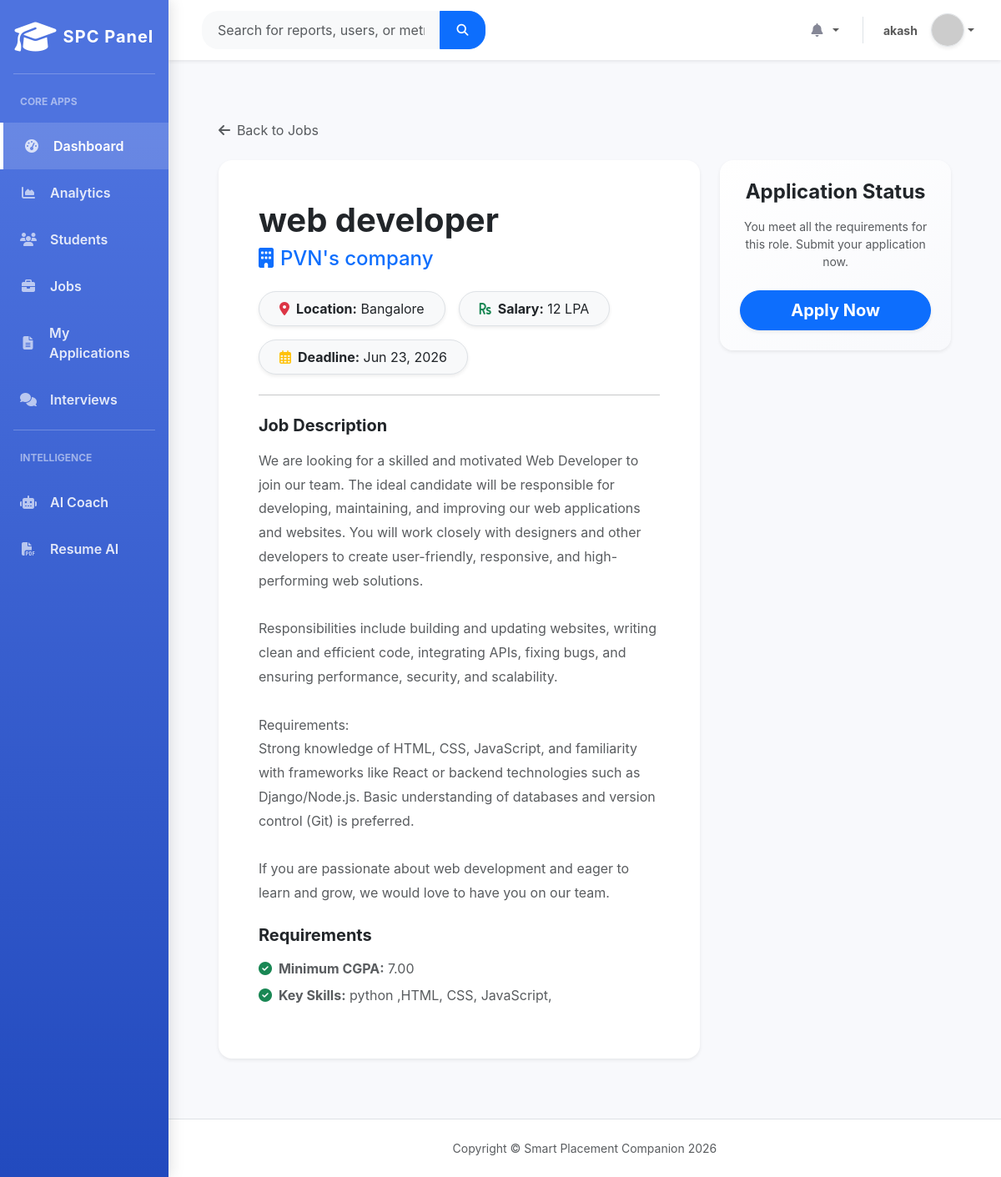
Screenshot of /students/jobs/1/ (signed in) with the database file from the repository.
### students/models.py (models this page shows, shortened)
class Job(models.Model):
    title = models.CharField(max_length=150)
    company = models.CharField(max_length=150)
    description = models.TextField()
    required_cgpa = models.DecimalField(max_digits=4, decimal_places=2, default=0.00)
    required_skills = models.TextField(help_text="Comma separated skills")
    location = models.CharField(max_length=200, blank=True)
    salary = models.CharField(max_length=100, blank=True)
    deadline = models.DateField()
    created_at = models.DateTimeField(auto_now_add=True)

### students/views.py (the view)
# urls.py: path('jobs/<int:job_id>/', views.job_detail, name='job_detail'),
@login_required
def job_detail(request, job_id):
    job = get_object_or_404(Job, id=job_id)
    student = None
    has_applied = False
    is_eligible = True
    has_profile = hasattr(request.user, 'profile')
    user_role = request.user.profile.role if has_profile else ''
    if user_role == 'student' and hasattr(request.user, 'student'):
        student = request.user.student
        has_applied = Application.objects.filter(student=student, job=job).exists()
        if float(student.cgpa) < float(job.required_cgpa):
            is_eligible = False
    applications = job.applications.all() if getattr(request.user, 'is_superuser', False) or user_role in ['admin', 'officer'] else None
    return render(request, 'jobs/job_detail.html', {
        'job': job,
        'has_applied': has_applied,
        'is_eligible': is_eligible,
        'student': student,
        'applications': applications
    })

### students/models.py (called while the page is built)
    @property
    def unread_notifications_count(self):
        return self.user.notifications.filter(is_read=False).count()

### templates/jobs/job_detail.html (shortened to what this page needs)
{% extends 'base.html' %}
{% block content %}
<div class="container fade-in-up mt-4">
    <a href="{% url 'students:job_list' %}" class="text-decoration-none text-muted mb-4 d-inline-block"><i class="fas fa-arrow-left me-2"></i>Back to Jobs</a>
    <div class="row g-4 mb-5">
        <div class="col-lg-8">
            <div class="card border-0 shadow-sm rounded-4 h-100">
                <div class="card-body p-4 p-md-5">
                    <div class="d-flex justify-content-between align-items-start mb-2">
                        <h1 class="fw-bold text-dark display-6 mb-0">{{ job.title }}</h1>
                    </div>
                    <h4 class="text-primary mb-4"><i class="fas fa-building me-2"></i>{{ job.company }}</h4>
                    <div class="d-flex flex-wrap gap-3 mb-4">
                        <div class="bg-light rounded-pill px-4 py-2 border shadow-sm">
                            <i class="fas fa-map-marker-alt text-danger me-2"></i><strong>Location:</strong> {{ job.location|default:"Not specified" }}
                        </div>
                        <div class="bg-light rounded-pill px-4 py-2 border shadow-sm">
                            <i class="fas fa-rupee-sign text-success me-2"></i><strong>Salary:</strong> {{ job.salary|default:"DOE" }}
                        </div>
                        <div class="bg-light rounded-pill px-4 py-2 border shadow-sm">
                            <i class="far fa-calendar-alt text-warning me-2"></i><strong>Deadline:</strong> {{ job.deadline|date:"M d, Y" }}
                        </div>
                    </div>
                    <hr class="my-4 opacity-10">
                    <h5 class="fw-bold mb-3">Job Description</h5>
                    <p class="text-muted" style="line-height: 1.8; white-space: pre-wrap;">{{ job.description }}</p>
                    <h5 class="fw-bold mt-4 mb-3">Requirements</h5>
                    <ul class="list-unstyled text-muted">
                        <li class="mb-2"><i class="fas fa-check-circle text-success me-2"></i><strong>Minimum CGPA:</strong> {{ job.required_cgpa }}</li>
                        <li class="mb-2"><i class="fas fa-check-circle text-success me-2"></i><strong>Key Skills:</strong> {{ job.required_skills }}</li>
                    </ul>
                </div>
            </div>
        </div>
        <div class="col-lg-4">
            <div class="card border-0 shadow-sm rounded-4 mb-4" style="background: linear-gradient(145deg, #ffffff 0%, #f8f9fc 100%);">
                <div class="card-body p-4 text-center">
                    <h4 class="fw-bold mb-3">Application Status</h4>
                    {% if request.user.profile.role == 'student' %}
                        {% if has_applied %}
                            <div class="alert alert-success border-0 rounded-3 mb-0">
                                <i class="fas fa-check-circle fa-2x mb-2 d-block"></i>
                                <span class="fw-bold">Already Applied</span><br>
                                <small>You have successfully submitted your application for this role.</small>
                            </div>
                        {% elif not is_eligible %}
                            <div class="alert alert-danger border-0 rounded-3 mb-0">
                                <i class="fas fa-times-circle fa-2x mb-2 d-block"></i>
                                <span class="fw-bold">Not Eligible</span><br>
                                <small>Your CGPA is below the minimum required {{ job.required_cgpa }}. Keep working hard!</small>
                            </div>
                        {% else %}
                            <p class="text-muted small mb-4">You meet all the requirements for this role. Submit your application now.</p>
                            <form method="POST" action="{% url 'students:apply_job' job.id %}">
                                <button type="submit" class="btn btn-primary btn-lg w-100 rounded-pill fw-bold shadow-sm">Apply Now</button>
                            </form>
                        {% endif %}
                    {% else %}
                        <div class="alert alert-info border-0 rounded-3 mb-0">
                            <i class="fas fa-info-circle mb-2 d-block fa-2x"></i>
                            <span class="fw-bold">Staff View</span><br>
                            <small>As a staff member, your view is read-only.</small>
                        </div>
                    {% endif %}
                </div>
            </div>
        </div>
    </div>
</div>
{% endblock %}

### templates/includes/navbar.html (shortened to what this page needs)
<nav class="navbar navbar-expand w-100 navbar-light bg-white topbar mb-4 static-top shadow-sm px-4 d-flex justify-content-between">
    <form class="d-none d-sm-inline-block form-inline me-auto ms-md-3 my-2 my-md-0 mw-100 navbar-search">
        <div class="input-group">
            <input type="text" class="form-control bg-light border-0 small" placeholder="Search for reports, users, or metrics..." aria-label="Search" style="border-radius: 20px 0 0 20px; padding: 0.6rem 1.2rem;">
            <button class="btn btn-primary" type="button" style="border-radius: 0 20px 20px 0; padding: 0.6rem 1.2rem;">
                <i class="fas fa-search fa-sm"></i>
            </button>
        </div>
    </form>
    <ul class="navbar-nav ms-auto align-items-center">
        <li class="nav-item dropdown no-arrow mx-1">
            <a class="nav-link dropdown-toggle" href="#" id="alertsDropdown" role="button" data-bs-toggle="dropdown">
                <i class="fas fa-bell fa-fw text-gray-400"></i>
            </a>
        </li>
        <li class="nav-item dropdown no-arrow d-flex align-items-center">
            <a class="nav-link dropdown-toggle d-flex align-items-center" href="#" id="userDropdown" role="button" data-bs-toggle="dropdown">
                <span class="me-3 d-none d-lg-inline text-gray-600 small fw-bold">{{ user.username|default:"Active User" }}</span>
                <img class="img-profile rounded-circle shadow-sm border" src="https://ui-avatars.com/api/?name={{ user.username|default:'Active+User' }}&background=4e73df&color=fff&bold=true" style="width: 2.5rem; height: 2.5rem;">
            </a>
        </li>
    </ul>
</nav>

### templates/base.html (style rules this page uses)
:root { --sidebar-width: 250px; --primary-color: #4e73df; --bg-light: #f8f9fc; --text-gray-400: #d1d3e2; --text-gray-800: #5a5c69; }
body { font-family: 'Inter', -apple-system, BlinkMacSystemFont, "Segoe UI", Roboto, "Helvetica Neue", Arial, sans-serif; background-color: var(--bg-light); overflow-x: hidden; color: var(--text-gray-800); }
.text-gray-400 { color: #858796 !important; }
.card { border: none; border-radius: 0.75rem; box-shadow: 0 0.15rem 1.75rem 0 rgba(58, 59, 69, 0.1); transition: transform 0.2s ease-in-out, box-shadow 0.2s ease; }

### rows the page displays
Job: title "web developer", company "PVN's company", location "Bangalore", salary "12 LPA", deadline "Jun 23, 2026", description "We are looking for a skilled and motivated Web Developer to join our team. The ideal candidate will be responsible for developing, maintaining, and improving our web applications and websites. You will work closely with designers and other developers to create user-friendly, responsive, and high-performing web solutions. Responsibilities include building and updating websites, writing clean and efficient code, integrating APIs, fixing bugs, and ensuring performance, security, and scalability. Requirements: Strong knowledge of HTML, CSS, JavaScript, and familiarity with frameworks like React or backend technologies such as Django/Node.js. Basic understanding of databases and version control…", required_cgpa "7.00", required_skills "python ,HTML, CSS, JavaScript,"

### other values shown
{{ user.username|default:"Active User" }} "akash"
